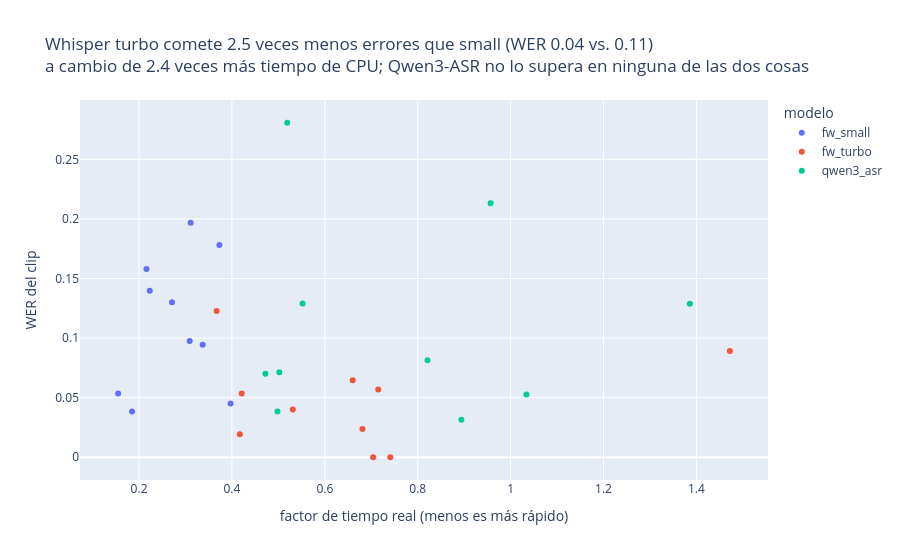

The cell this chart's notebook holds for it:
### Code cell
agr = tabla_asr.set_index("clave")
fig = px.scatter(eval_audio, x="factor_tiempo_real", y="wer", color="modelo", hover_data=["id"],
                 category_orders={"modelo": list(ev.MODELOS_ASR)},
                 title=f"Whisper turbo comete {agr.loc['fw_small', 'WER agregado'] / agr.loc['fw_turbo', 'WER agregado']:.1f} veces menos errores que small "
                       f"(WER {agr.loc['fw_turbo', 'WER agregado']:.2f} vs. {agr.loc['fw_small', 'WER agregado']:.2f})<br>a cambio de "
                       f"{agr.loc['fw_turbo', 'factor de tiempo real'] / agr.loc['fw_small', 'factor de tiempo real']:.1f} veces más tiempo de CPU; "
                       f"Qwen3-ASR no lo supera en ninguna de las dos cosas",
                 labels={"factor_tiempo_real": "factor de tiempo real (menos es más rápido)", "wer": "WER del clip"})
fig.show()

### Figure 1 — Plotly figure (JSON) as saved in the notebook; plotly's stock layout.template omitted (floating-point values rounded to 4 significant figures)
{"data": [{"customdata": [["clip_001"], ["clip_006"], ["clip_007"], ["clip_012"], ["clip_015"], ["clip_017"], ["clip_018"], ["clip_021"], ["clip_024"], ["clip_029"]], "hovertemplate": "modelo=fw_small<br>factor de tiempo real (menos es más rápido)=%{x}<br>WER del clip=%{y}<br>id=%{customdata[0]}<extra></extra>", "legendgroup": "fw_small", "marker": {"color": "#636efa", "symbol": "circle"}, "mode": "markers", "name": "fw_small", "orientation": "v", "showlegend": true, "type": "scatter", "x": [0.373, 0.223, 0.311, 0.155, 0.337, 0.397, 0.309, 0.185, 0.216, 0.271], "xaxis": "x", "y": [0.1782, 0.1398, 0.1967, 0.05357, 0.09449, 0.04511, 0.09756, 0.03846, 0.1579, 0.13], "yaxis": "y"}, {"customdata": [["clip_001"], ["clip_006"], ["clip_007"], ["clip_012"], ["clip_015"], ["clip_017"], ["clip_018"], ["clip_021"], ["clip_024"], ["clip_029"]], "hovertemplate": "modelo=fw_turbo<br>factor de tiempo real (menos es más rápido)=%{x}<br>WER del clip=%{y}<br>id=%{customdata[0]}<extra></extra>", "legendgroup": "fw_turbo", "marker": {"color": "#EF553B", "symbol": "circle"}, "mode": "markers", "name": "fw_turbo", "orientation": "v", "showlegend": true, "type": "scatter", "x": [1.472, 0.66, 0.704, 0.421, 0.681, 0.741, 0.715, 0.417, 0.367, 0.531], "xaxis": "x", "y": [0.08911, 0.06452, 0.0, 0.05357, 0.02362, 0.0, 0.05691, 0.01923, 0.1228, 0.04], "yaxis": "y"}, {"customdata": [["clip_001"], ["clip_006"], ["clip_007"], ["clip_012"], ["clip_015"], ["clip_017"], ["clip_018"], ["clip_021"], ["clip_024"], ["clip_029"]], "hovertemplate": "modelo=qwen3_asr<br>factor de tiempo real (menos es más rápido)=%{x}<br>WER del clip=%{y}<br>id=%{customdata[0]}<extra></extra>", "legendgroup": "qwen3_asr", "marker": {"color": "#00cc96", "symbol": "circle"}, "mode": "markers", "name": "qwen3_asr", "orientation": "v", "showlegend": true, "type": "scatter", "x": [1.386, 0.552, 0.957, 0.502, 0.894, 1.034, 0.821, 0.498, 0.519, 0.472], "xaxis": "x", "y": [0.1287, 0.129, 0.2131, 0.07143, 0.0315, 0.05263, 0.0813, 0.03846, 0.2807, 0.07], "yaxis": "y"}], "layout": {"legend": {"title": {"text": "modelo"}, "tracegroupgap": 0}, "title": {"text": "Whisper turbo comete 2.5 veces menos errores que small (WER 0.04 vs. 0.11)<br>a cambio de 2.4 veces más tiempo de CPU; Qwen3-ASR no lo supera en ninguna de las dos cosas"}, "xaxis": {"anchor": "y", "domain": [0.0, 1.0], "title": {"text": "factor de tiempo real (menos es más rápido)"}}, "yaxis": {"anchor": "x", "domain": [0.0, 1.0], "title": {"text": "WER del clip"}}}}
